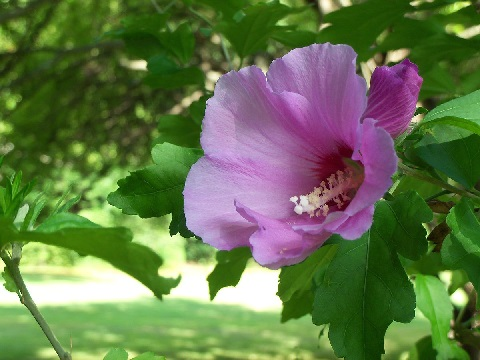
#> input picture Rose.jpg, 480 x 360 px, found by its file name
$ jupyter execute bgr_to_binary.ipynb
#> lines starting #> are read from the running program, lines starting #| are printed output that depends on the picture; after the words box and inside, x2 and y2 are one past the last pixel; in counts of white or black regions, pixels touching at a corner belong together
[cell 1]
import cv2
import numpy as np
import matplotlib.pyplot as plt
import matplotlib.image as image
import time
def orignal(image):
    img= cv2.imread(image)
    plt.imshow(img)
    plt.title('Input BGR color image')
    plt.show()
    return

def convert_binary(image):
#> called with image = 'Rose.jpg'
    img= cv2.imread(image, 0)
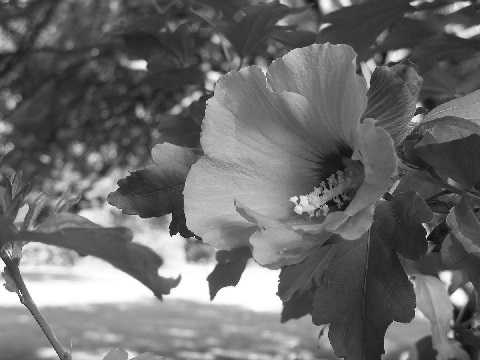
#> img: shape (360, 480); min 7, max 255, mean 107.4
    plt.imshow(img)
    plt.title('BGR to Gray')
    plt.show()

    prop = img.shape
#> prop = (360, 480)
    img2 = np.array([[0 if (img[i][j]<=127) else 255 for j in range(prop[1])] for i in range(prop[0])])
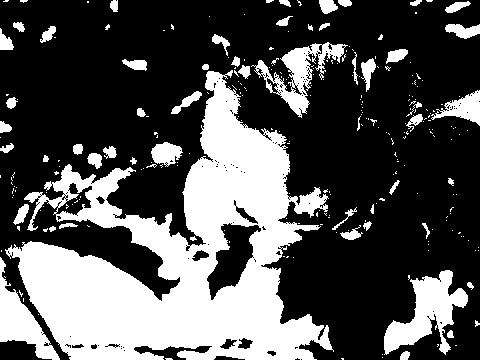
#> img2: shape (360, 480) int64; 32.3% white; 266 white regions (211 under 20 px), largest, box (x1, y1, x2, y2) and area: (5, 70, 334, 360) 41674, (384, 270, 468, 355) 3153, (0, 257, 60, 360) 2139
    cv2.imwrite('binaryscale_Rose.jpg',img2)
    plt.imshow(img2)
    plt.title('binary image')
    plt.show()


    #method1
    t1 = time.time()
    img2 = np.array([[0 if (img[i][j]<=127) else 255 for j in range(prop[1])] for i in range(prop[0])])
    t2 = time.time()
    time_forloop = t2 -t1
    print('time for method1: ', time_forloop)

    #method2: using cv2 method
    img= cv2.imread(image)
#> img is the input picture: shape (360, 480, 3); mean B, G, R 74, 117.9, 99.5
    t3 = time.time()
    gray_cv2 = cv2.cvtColor(img, cv2.COLOR_BGR2GRAY)
    (thresh, blackAndWhiteImage) = cv2.threshold(gray_cv2, 127, 255, cv2.THRESH_BINARY)
    t4 = time.time()
    time_bw = t4 - t3
    print('time using cv2 method: ', time_bw)
    plt.imshow(blackAndWhiteImage)
    plt.title('blackAndWhiteImage')
    plt.show()

     #plot for compare
    z = ['method1', 'method2']
    Processing_Times = [time_forloop, time_bw]
    z_pos = [i for i in range(len(z))]
    plt.bar(z_pos, Processing_Times, color='red')
    plt.xlabel("<--------------------------Method--------------------------> ")
    plt.ylabel("<-----------------Processing Time-----------------> ")
    plt.title("Processing Time vs Method")
    plt.xticks(z_pos, z)
    plt.show()
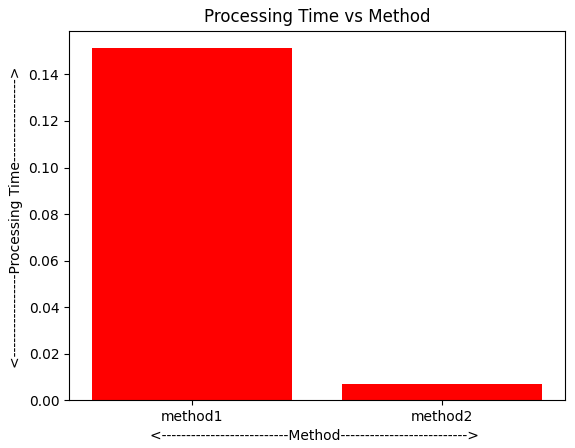
#> figure drawn by matplotlib, 1 panel

    return


convert_binary('Rose.jpg')
